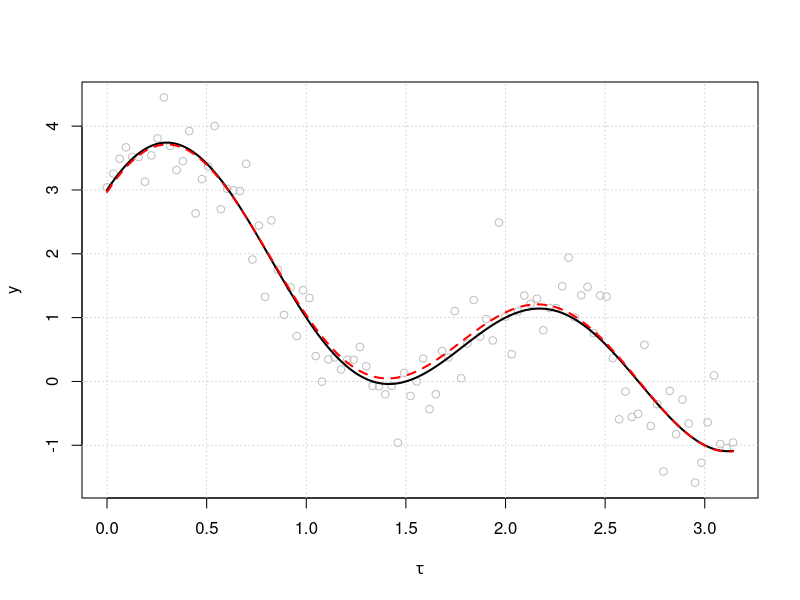

The R script that drew this image:
## ---- chunk 1
knitr::opts_chunk$set(echo = TRUE)
## ---- chunk 2
# Set the number n
nn <- 100
# Generate the points
tau <- seq(0,pi,length.out=nn)
## ---- chunk 3
tau
## ---- chunk 4
# Begin by generating a column of 1s
XX <- cbind(rep(1,nn))
# Make a for loop to bind columns with cos and sin values of increasing frequency
for (kk in 1:2) {
  XX <- cbind(XX,sin(pi/2*tau*kk),cos(pi/2*tau*kk))
}
# Inspect the first 5 rows of XX
head(XX)
## ---- chunk 5
# Make theta vector
theta <- matrix(rep(1,5),5,1)
# Set a random seed
set.seed(200)
# Generate the y values
yy <- XX%*%theta + rnorm(nn,0,sqrt(1/4))
## ---- chunk 6
# Compute the ordinary least squares estimate
theta_ols <- solve(t(XX)%*%XX)%*%t(XX)%*%yy
# Inspect the obtained estimates
theta_ols
## ---- chunk 7
# Plot the data points
plot(tau,yy,col='grey',
     xlab=expression(tau),ylab='y')
# Plot a grid in the background
grid()
# Make a dummy tau sequence for your plotting device
tt <- seq(0,pi,length.out = 1000)
# Initialize a vector of alpha (theta[1]) to store the true model values
y_true <- rep(theta[1],1000)
# Add the sin and cos values to your model
for (kk in 1:2) {
  y_true <- y_true + theta[2*kk-1]*sin(pi/2*tt*kk) + theta[2*kk]*cos(pi/2*tt*kk)
}
# Plot the true curve on top of your points, in black
lines(tt,y_true,col='black',lwd=2)
# Initialize a vector of alpha* (theta_ols[1]) to store the ols model values
y_ols <- rep(theta_ols[1],1000)
# Add the sin and cos values to your model
for (kk in 1:2) {
  y_ols <- y_ols + theta_ols[2*kk-1]*sin(pi/2*tt*kk) + theta_ols[2*kk]*cos(pi/2*tt*kk)
}
# Plot the true curve on top of your points, in red
lines(tt,y_ols,col='red',lwd=2,lty=2)
